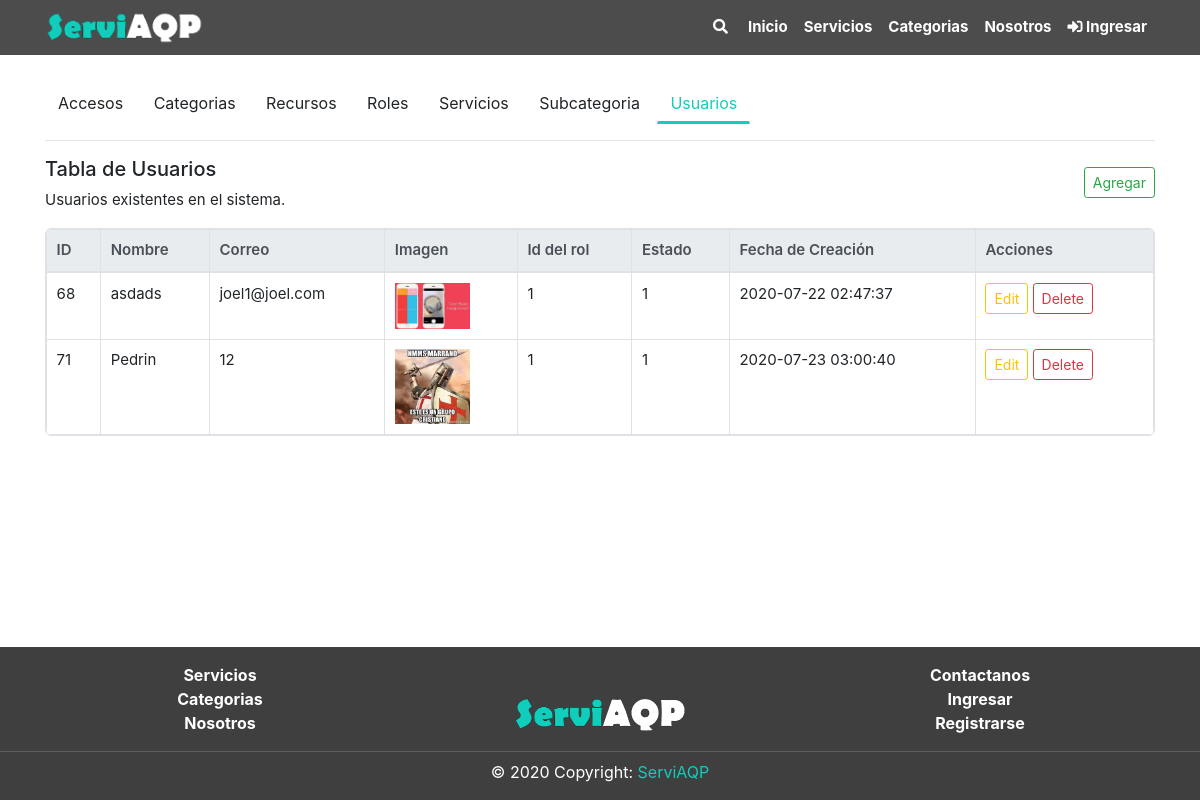
/usuario/index.php, run on an earlier commit of the app's database.
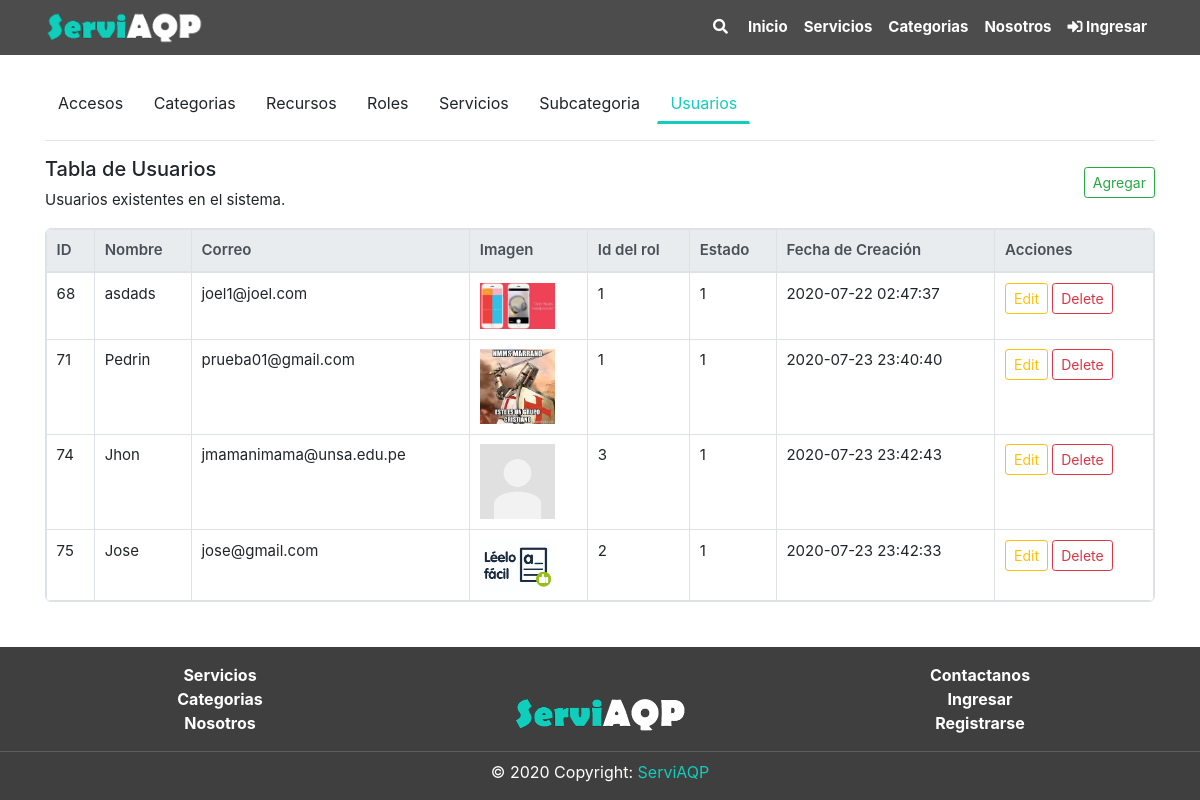
And on a later commit of the database.
### tables this page shows
CREATE TABLE `usuario` (
  `UsuID` int(11) NOT NULL,
  `UsuNom` varchar(100) NOT NULL,
  `UsuCor` varchar(40) NOT NULL,
  `UsuCon` varchar(400) NOT NULL,
  `UsuImgNom` varchar(200) NOT NULL,
  `UsuImgTip` varchar(200) NOT NULL,
  `UsuImgArc` longblob NOT NULL,
  `UsuRolID` int(11) DEFAULT NULL,
  `UsuEst` int(11) NOT NULL,
  `created_at` timestamp NOT NULL DEFAULT current_timestamp() ON UPDATE current_timestamp()
);

### includes/global_variable.php (called while the page is built)
<?php
$dirEjec = "/ServiAQP";
?>

### includes/navbar.php (called while the page is built)
<?php
  	$inicio			=	false;
	$servicio		=	false;
	$categoria		=	false;
	$nosotros		=	false;
	$login			=	false;
?>

### usuario/index.php (the view, shortened to what this page needs)
<?php
include("../includes/sesion.php");
include("../includes/global_variable.php");
include("../includes/navbar.php");
include("../includes/header.php");;
?>
<div class="section">
	<div class="container pt-4">
		<div class="mb-2">
		<?php
			$table_ms = 7;
			include("../includes/tables_menu.php");
			?>
		</div>
		<hr class="mt-3">
		<div class="mt-3 row">
			<div class="col-10 ">
				<h5>Tabla de Usuarios</h5>
				<p>Usuarios existentes en el sistema.</p>
			</div>
			<div class="col-2 align-self-center mb-3">
				<?php
				include("crud_usuario/add.php");
				?>
			</div>
		</div>
		<div>
			<?php
			$query = "SELECT * FROM usuario";
			$resultAcceso = mysqli_query($conn, $query);
			if (mysqli_num_rows($resultAcceso) > 0) {
			?>
				<div class="table-responsive table-bordered tb">
					<table class='table '>
						<thead class="thead-light">
							<th>ID</th>
							<th>Nombre</th>
							<th>Correo</th>
							<th>Imagen</th>
							<th>Id del rol</th>
							<th>Estado</th>
							<th>Fecha de Creación</th>
							<th>Acciones</th>
						</thead>
						<tbody>
							<?php
							while ($row = mysqli_fetch_array($resultAcceso)) {
							?>
								<tr>
									<td><?php echo $row['UsuID'] ?></td>
									<td><?php echo $row['UsuNom'] ?></td>
									<td><?php echo $row['UsuCor'] ?></td>
									<td><img src="/ServiAQP/usuario/img/<?php echo $row['UsuImgNom'] ?>" width="75" alt="Img blob" /></td>
									<td><?php echo $row['UsuRolID'] ?></td>
									<td><?php echo $row['UsuEst'] ?></td>
									<td><?php echo $row['created_at'] ?></td>
									<td>
										<button type="button" onclick="edit_usuario(<?php echo $row['UsuID'] ?>)" class="btn btn-outline-warning btn-sm mb-1" data-toggle="modal" data-target="#editModal" data-whatever="@mdo">Edit</button>
										<a href="crud_usuario/delete.php?id=<?php echo $row['UsuID'] ?>" class="btn btn-outline-danger btn-sm mb-1">
											Delete
										</a>
									</td>
								</tr>
							<?php } ?>
						</tbody>
					</table>
				</div>
			<?php } else { ?>
				<p>No hay elementos</p>
			<?php } ?>
		</div>
	</div>
</div>
<?php
include("../includes/footer.php")
?>

### includes/header.php (shortened to what this page needs)
<?php
include('global_variable.php');
include('data_base.php');
?>
<!DOCTYPE html>
<html lang="es">
<head>
	<link rel="stylesheet" type="text/css" href="<?= $dirEjec ?>/frontend/bootstrap-4.5.0-dist/css/bootstrap.min.css">
	<link rel="stylesheet" type="text/css" href="<?= $dirEjec ?>/frontend/css/style.css">
	<link rel="stylesheet" type="text/css" href="<?= $dirEjec ?>/frontend/fontawesome-free-5.13.1-web/css/all.min.css">
</head>
<body>
	<div class="container position-fixed fixed-top mt-5 pt-2" style="height: 0px;" aria-live="polite">
	</div>
	<nav id="pri" class="container-fluid navbar navbar-expand-lg navbar-light position-fixed fixed-top">
		<div class="container">
			<a class="ani_ico" href="<?= $dirEjec ?>/"><img src="<?= $dirEjec ?>/frontend/images/logo.png" height="35" alt="logo"></a>
			<div class="collapse navbar-collapse" id="navbarNav">
				<ul class="navbar-nav ml-auto">
					<form class="form-inline mr-0 mr-lg-1 mt-lg-0 mt-2 primero_buscar">
						<a class="nav-link menu_link " type="submit"><em class="fas fa-search"></em></a>
					</form>
					<li class="nav-item">
						<a class="nav-link menu_link <?php if ($inicio) { ?>select<?php } ?>" href="<?= $dirEjec ?>/"> Inicio</a>
					</li>
					<li class="nav-item dropdown disp_primero_servicios">
						<a class="nav-link menu_link dropdown_esp <?php if ($servicio) { ?> select<?php } ?>" href="<?= $dirEjec ?>/servicios" style="color: white;" id="navbarDropdownMenuLink" aria-haspopup="true" aria-expanded="false">
							Servicios
						</a>
					</li>
					<li class="nav-item">
						<a class="nav-link menu_link<?php if ($categoria) { ?> select<?php } ?>" href="<?= $dirEjec ?>/categorias"> Categorias</a>
					</li>
					<li class="nav-item">
						<a class="nav-link menu_link<?php if ($nosotros) { ?> select<?php } ?>" href="<?= $dirEjec ?>/nosotros">Nosotros</a>
					</li>
					<?php if (!empty($user)) :
						$count_noti = 0;
						$sql_noti = "SELECT * FROM notificacion WHERE NotEst = 0 and NotUsuID = '" . $user['UsuID'] . "'";
						$result_noti = mysqli_query($conn, $sql_noti);
						$count_noti = mysqli_num_rows($result_noti);
					?>
						<li class="nav-item dropdown disp_primero_perfil">
							<a class="nav-link menu_link dropdown_esp" style="color: white;" href="#" id="navbarDropdown" role="button" data-toggle="dropdown" aria-haspopup="true" aria-expanded="false">
								<em class="fas fa-user"></em> <?= $user['UsuNom'] ?><?= $user['UsuID'] ?>
							</a>
							<div class="dropdown-menu  dropdown-menu-right disp_segundo_perfil" aria-labelledby="navbarDropdown">
								<a class="dropdown-item" href="<?= $dirEjec ?>/Usuario/view?id=<?= $user['UsuID'] ?>">Ver perfil</a>
								<a class="dropdown-item" href="/ServiAQP/chat/chats.php">Mis chats</a>
								<a class="dropdown-item" href="<?= $dirEjec ?>/Usuario/view?id=<?= $user['UsuID'] ?>">Favoritos</a>
								<a class="dropdown-item" href="<?= $dirEjec ?>/Usuario/view?id=<?= $user['UsuID'] ?>&opcion=1">Notificaciones</a>
								<a class="dropdown-item" href="<?= $dirEjec ?>/Autenticacion/logout.php"><em class="fas fa-sign-out-alt"></em> Salir</a>
							</div>
						</li>
						<li class="nav-item dropdown disp_primero_notificaciones">
							<a class="nav-link menu_link dropdown_esp" onclick='notification_display()' style="color: white;" href="#" id="navbarDropdownMenuLink" data-toggle="dropdown" aria-haspopup="true" aria-expanded="false">
								<em class="fas fa-bell rot_bell rot_bell2"></em> <span class="num_noti" style="position: absolute; font-size: 10px; top:3px"><?= $count_noti ?></span>
							</a>
							<div class="dropdown-menu dropdown-menu-right disp_segundo_notificaciones" aria-labelledby="navbarDropdownMenuLink">
								<div class="noti_contenido">
								</div>
								<div align='center' class="pt-0 mb-0">
									<a style="font-size: 13px;" href="<?= $dirEjec ?>/Usuario/view?id=<?= $user['UsuID'] ?>&opcion=1">Ver todas</a>
								</div>
							</div>
						</li>
						<?php
						if ($user['UsuRolID'] == 1) {
						?>
							<li class="nav-item dropdown disp_primero_configuracion">
								<a class="nav-link menu_link dropdown_esp" style="color: white;" href="#" id="navbarDropdown" role="button" data-toggle="dropdown" aria-haspopup="true" aria-expanded="false">
									<div class=""><em class="fas fa-cog cog_rot"></em></div>
								</a>
								<div class="dropdown-menu  dropdown-menu-right disp_segundo_configuracion " aria-labelledby="navbarDropdown">
									<a class="dropdown-item" href="<?= $dirEjec ?>/acceso">Accesos</a>
									<a class="dropdown-item" href="<?= $dirEjec ?>/categorias/tabla.php">Categorias</a>
									<a class="dropdown-item" href="<?= $dirEjec ?>/recurso">Recursos</a>
									<a class="dropdown-item" href="<?= $dirEjec ?>/rol">Roles</a>
									<a class="dropdown-item" href="<?= $dirEjec ?>/servicios/tabla.php">Servicios</a>
									<a class="dropdown-item" href="<?= $dirEjec ?>/subcategorias">Subcategorias</a>
									<a class="dropdown-item" href="<?= $dirEjec ?>/usuario">Usuarios</a>
								</div>
							</li>
						<?php  }  ?>
					<?php else :  ?>
						<li class="nav-item menu_link">
							<a class="nav-link menu_link<?php if ($login) { ?> select<?php } ?>" href="<?= $dirEjec ?>/autenticacion/Login"><em class="fas fa-sign-in-alt "></em> Ingresar</a>
						</li>
					<?php endif; ?>
				</ul>
			</div>
		</div>
	</nav>

### includes/tables_menu.php
<a href="<?= $dirEjec ?>/acceso" class="btn boton_menu <?php if($table_ms==1) echo "bm_select"  ?> ">Accesos</a>
<a href="<?= $dirEjec ?>/categorias/tabla.php" class="btn btn boton_menu <?php if($table_ms==2) echo "bm_select"  ?>">Categorias</a>
<a href="<?= $dirEjec ?>/recurso" class="btn boton_menu <?php if($table_ms==3) echo "bm_select"  ?>">Recursos</a>
<a href="<?= $dirEjec ?>/rol" class="btn boton_menu <?php if($table_ms==4) echo "bm_select"  ?>">Roles</a>
<a href="<?= $dirEjec ?>/servicios/tabla.php" class="btn boton_menu <?php if($table_ms==5) echo "bm_select"  ?>">Servicios</a>
<a href="<?= $dirEjec ?>/subcategorias" class="btn boton_menu <?php if($table_ms==6) echo "bm_select"  ?>">Subcategoria</a>
<a href="<?= $dirEjec ?>/usuario" class="btn boton_menu <?php if($table_ms==7) echo "bm_select"  ?>">Usuarios</a>

### usuario/crud_usuario/add.php (shortened to what this page needs)
<?php
include("../includes/global_variable.php");
?>
<button type="button" class="btn btn-outline-success btn-sm float-right mb-1" data-toggle="modal" data-target="#exampleModal" data-whatever="@mdo">Agregar</button>

### includes/footer.php (shortened to what this page needs)
<?php
include('global_variable.php');
?>
<footer class="footer-area footer" id="sticky-footer">
    <div class="container">
        <div class="row">
            <div class="col-4 pt-3" align="center">
                <ul class="lista-footer">
                    <li><b><a class="item-footer" href="<?php echo $dirEjec ?>/Intercambio">Servicios</a></b></li>
                    <li><b><a class="item-footer" href="<?php echo $dirEjec ?>/Categoria">Categorias</a></b></li>
                    <li><b><a class="item-footer" href="<?php echo $dirEjec ?>/Nosotros">Nosotros</a></b></li>
                </ul>
            </div>
            <div class="col-4 pt-5">
                <div align="center">
                    <img src="<?php echo $dirEjec ?>/frontend/images/logo.png" alt="logo de S4P" style="height: 50%;width: 50%;">
                </div>
            </div>
            <div class="col-4 pt-3" align="center">
                <ul class="lista-footer">
                    <li><b><a class="item-footer" href="<?php echo $dirEjec ?>/Contactanos">Contactanos</a></b></li>
                    <li><b><a class="item-footer" href="<?php echo $dirEjec ?>/Autenticacion/Login">Ingresar</a></b></li>
                    <li><b><a class="item-footer" href="<?php echo $dirEjec ?>/Autenticacion/Singup">Registrarse</a></b></li>
                </ul>
            </div>
        </div>
    </div>
    <hr class="mt-0 mb-2 hr-background">
    <div class=" text-center pb-3 item-footer">© 2020 Copyright:
        <a href="/"> ServiAQP</a>
    </div>
</footer>
</body>
</html>

### frontend/css/style.css (style rules this page uses)
:root { --color-principal: #11cdbb; --fondo-principal: white; --color-principal-hover: rgb(24, 170, 155); --color-principal-disa: rgb(87, 211, 199); --color-footer: rgb(63, 63, 63); }
* { margin: 0; padding: 0; -webkit-box-sizing: border-box; -moz-box-sizing: border-box; box-sizing: border-box; }
html { position: relative; min-height: 100%; background-color: var(--fondo-principal); }
body { margin-bottom: 190px; background-color: var(--fondo-principal); }
div.section { background-color: var(--fondo-principal); margin-top: 60px; }
p { font-size: 15px; }
a { color: var(--color-principal); }
.table { font-size: 15px; margin: 0px; }
.tb { border-radius: 6px; }
.table td, .table th { padding: .6rem; }
.table th { font-weight: 600; }
.footer { position: absolute; bottom: 0; width: 100%; background-color: var(--color-footer); }
.lista-footer { color: var(--color-footer); }
.item-footer { color: white; }
.hr-background { background-color: rgb(105, 104, 104); }
.ani_ico { transition: 0.5s; }
.navbar { background: rgba(0, 0, 0, 0.7); }
.navbar-light .navbar-nav .nav-link { color: white; }
a.menu_link:after { position: absolute; bottom: 11px; left: 0px; width: 100%; height: 2px; background-color: var(--color-principal); content: ""; opacity: 0; transition: opacity 0.3s ease 0s, transform 0.3s ease 0s; transform: translateY(10px); }
a.menu_link { position: relative; font-weight: bold; font-size: 15px; transition: 0.5s; }
.boton_menu { font-size: 16px; font-weight: normal; border-radius: 0px; transition: 0.5s; border-bottom: 3px solid var(--fondo-principal); }
.bm_select { color: var(--color-principal) !important; border-bottom: 3px solid var(--color-principal); }

What changed in the data, as far as the page shows it:
changed usuario "Pedrin": UsuCor "12" → "prueba01@gmail.com"; created_at "2020-07-23 03:00:40" → "2020-07-23 23:40:40"
added usuario: UsuID "74", UsuNom "Jhon", UsuCor "jmamanimama@unsa.edu.pe", UsuImgNom (picture), UsuRolID "3", UsuEst "1", created_at "2020-07-23 23:42:43"
added usuario: UsuID "75", UsuNom "Jose", UsuCor "jose@gmail.com", UsuImgNom (picture), UsuRolID "2", UsuEst "1", created_at "2020-07-23 23:42:33"
